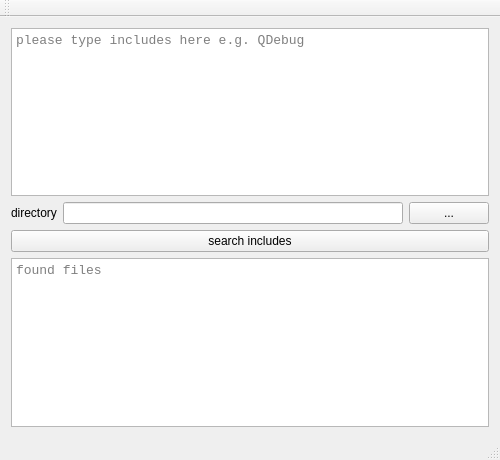
<?xml version="1.0" encoding="UTF-8"?>
<ui version="4.0">
 <class>MainWindow</class>
 <widget class="QMainWindow" name="MainWindow">
  <property name="geometry">
   <rect>
    <x>0</x>
    <y>0</y>
    <width>500</width>
    <height>460</height>
   </rect>
  </property>
  <property name="windowTitle">
   <string>MainWindow</string>
  </property>
  <widget class="QWidget" name="centralWidget">
   <layout class="QVBoxLayout" name="verticalLayout">
    <item>
     <widget class="QPlainTextEdit" name="plainTextEditIncludes">
      <property name="font">
       <font>
        <family>Courier New</family>
        <pointsize>10</pointsize>
       </font>
      </property>
      <property name="placeholderText">
       <string>please type includes here e.g. QDebug</string>
      </property>
     </widget>
    </item>
    <item>
     <layout class="QHBoxLayout" name="horizontalLayout">
      <item>
       <widget class="QLabel" name="label">
        <property name="text">
         <string>directory</string>
        </property>
       </widget>
      </item>
      <item>
       <widget class="QLineEdit" name="lineEdit"/>
      </item>
      <item>
       <widget class="QPushButton" name="pushButtonSelectDirectory">
        <property name="text">
         <string>...</string>
        </property>
       </widget>
      </item>
     </layout>
    </item>
    <item>
     <widget class="QPushButton" name="pushButtonSearch">
      <property name="text">
       <string>search includes</string>
      </property>
     </widget>
    </item>
    <item>
     <widget class="QPlainTextEdit" name="plainTextEditOuput">
      <property name="font">
       <font>
        <family>Courier New</family>
        <pointsize>10</pointsize>
       </font>
      </property>
      <property name="placeholderText">
       <string>found files</string>
      </property>
     </widget>
    </item>
   </layout>
  </widget>
  <widget class="QMenuBar" name="menuBar">
   <property name="geometry">
    <rect>
     <x>0</x>
     <y>0</y>
     <width>500</width>
     <height>22</height>
    </rect>
   </property>
  </widget>
  <widget class="QToolBar" name="mainToolBar">
   <attribute name="toolBarArea">
    <enum>TopToolBarArea</enum>
   </attribute>
   <attribute name="toolBarBreak">
    <bool>false</bool>
   </attribute>
  </widget>
  <widget class="QStatusBar" name="statusBar"/>
 </widget>
 <layoutdefault spacing="6" margin="11"/>
 <resources/>
 <connections/>
</ui>
